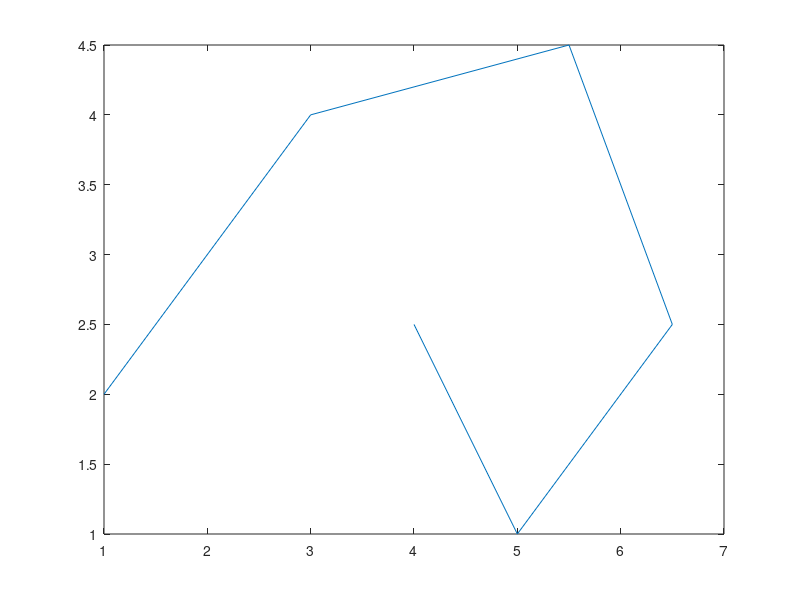

This figure's MATLAB source: (Note: this script raises an error after producing the figure.)
% CAGD TASK 4.1 - Cubic spline interpolation

% 2D Samples
p = [1 3 5.5 6.5 5 4;2 4 4.5 2.5 1 2.5];

figure
plot(p(1,:), p(2,:))

% Calculate knots
uEqui = getKnots(p, 'Equidistant');
uChord = getKnots(p, 'ChordLength');
uLee = getKnots(p, 'Lee');

y1 = ones(1, size(uEqui, 2));
y2 = ones(1, size(uChord, 2)).*2;
y3 = ones(1, size(uLee, 2)).*3;

figure
plot(uEqui, y1, '-Xr')
hold on
plot(uChord, y2, '--Xg')
plot(uLee, y3, '-.Xb')
hold off
legend('Equidistant', 'ChordLength', 'Lee')
axis([0 1 0.5 3.5]);
ax = gca;
ax.XGrid = 'on';

% Calculate derivatives for C1 spline
u = 0:(1/6):1;
m1 = getDerivative(p, u, 'FMILL');
m2 = getDerivative(p, u, 'Bessel');
figure
plot(p(1,:), p(2,:), 'ro');
hold on
plot(p(1,:)+m2(1,:), p(2,:)+m2(2,:),'b*');

mChordFMILL = getDerivative(p, uChord, 'FMILL');
mEquiFMILL = getDerivative(p, uEqui, 'FMILL');
mLeeFMILL = getDerivative(p, uLee, 'FMILL');

mChordBessel = getDerivative(p, uChord, 'Bessel');
mEquiBessel = getDerivative(p, uEqui, 'Bessel');
mLeeBessel = getDerivative(p, uLee, 'Bessel');

% Interpolate using a C1 spline
[s1ChordFMILL, s1ChordFMILLBez ] = interpolateC1(uChord, p, mChordFMILL);
[s1EquiFMILL, s1EquiFMILLBez] = interpolateC1(uEqui, p, mEquiFMILL);
[s1LeeFMILL, s1LeeFMILLBez] = interpolateC1(uLee, p, mLeeFMILL);
[s1ChordBessel, s1ChordBesselBez] = interpolateC1(uChord, p, mChordBessel);
[s1EquiBessel, s1EquiBesselBez] = interpolateC1(uEqui, p, mEquiBessel);
[s1LeeBessel, s1LeeBesselBez] = interpolateC1(uLee, p, mLeeBessel);

drawSpline(s1ChordFMILL, s1ChordFMILLBez, p, 'C1 Chord FMILL')
drawSpline(s1EquiFMILL, s1EquiFMILLBez, p, 'C1 Equi FMILL')
drawSpline(s1LeeFMILL, s1LeeFMILLBez, p, 'C1 Lee FMILL')
drawSpline(s1ChordBessel, s1ChordBesselBez, p, 'C1 Chord Bessel')
drawSpline(s1EquiBessel, s1EquiBesselBez, p, 'C1 Equi Bessel')
drawSpline(s1LeeBessel, s1LeeBesselBez, p, 'C1 Lee Bessel')

% Interpolate using a C2 spline
s2Chord = interpolateC2(uChord, p);
s2Equi = interpolateC2(uEqui, p);
s2Lee = interpolateC2(uLee, p);
